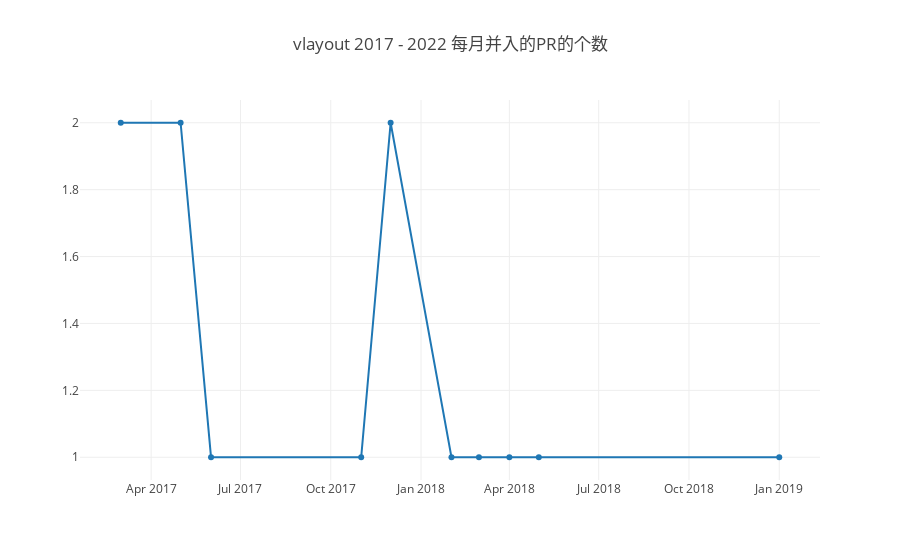

Notebook code cell kept with this figure:
### Markdown cell above
### 3.3 每月合入PR的个数

### Code cell
var startYear = 2017, endYear = 2022;
var years = [];
for (var y = startYear; y <= endYear; y++) years.push(y);
Promise.all(
    years.map(year => { return openDigger.driver.clickhouse.query(`
    select formatDateTime(created_at, '%Y-%m') as m, count(*) as cnt
    from github_log.year${year} 
    where repo_name = 'alibaba/vlayout'
    and type='PullRequestEvent'
    and pull_merged=1
    group by formatDateTime(created_at, '%Y-%m')
    order by formatDateTime(created_at, '%Y-%m')
    `)})
).then(
    data => {
    // console.log(data);
    data1 = data.reduce(function (a, b) { return a.concat(b)} );
    console.log(data1)
    openDigger.render.plotly([
        {y: data1.map(d => d.cnt), x: data1.map(d=>d.m), mode: 'lines+markers', name: 'activity'}
    ], {title: `vlayout ${startYear} - ${endYear} 每月并入的PR的个数`});  
})

### Figure 1 — Plotly figure (JSON) as saved in the notebook; plotly's stock layout.template omitted (floating-point values rounded to 4 significant figures)
{"data": [{"mode": "lines+markers", "name": "activity", "x": ["2017-03", "2017-05", "2017-06", "2017-11", "2017-12", "2018-02", "2018-03", "2018-04", "2018-05", "2019-01"], "y": ["2", "2", "1", "1", "2", "1", "1", "1", "1", "1"]}], "layout": {"autosize": true, "title": {"text": "vlayout 2017 - 2022 每月并入的PR的个数"}, "xaxis": {"autorange": true, "range": ["2017-01-19 08:26:28.4268", "2019-02-10 15:33:31.5732"], "type": "date"}, "yaxis": {"autorange": true, "range": [0.9175, 2.083], "type": "linear"}}}
